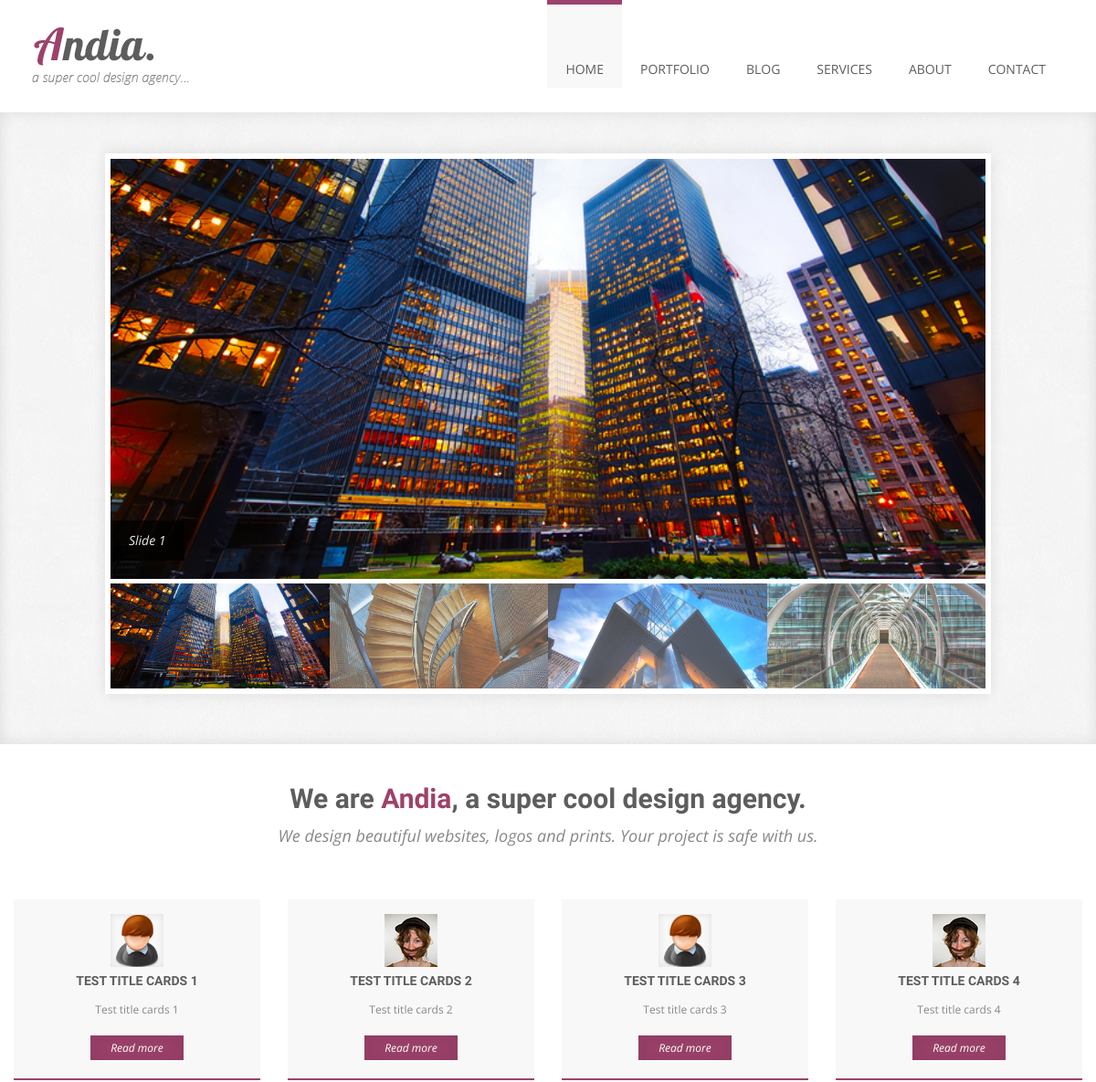
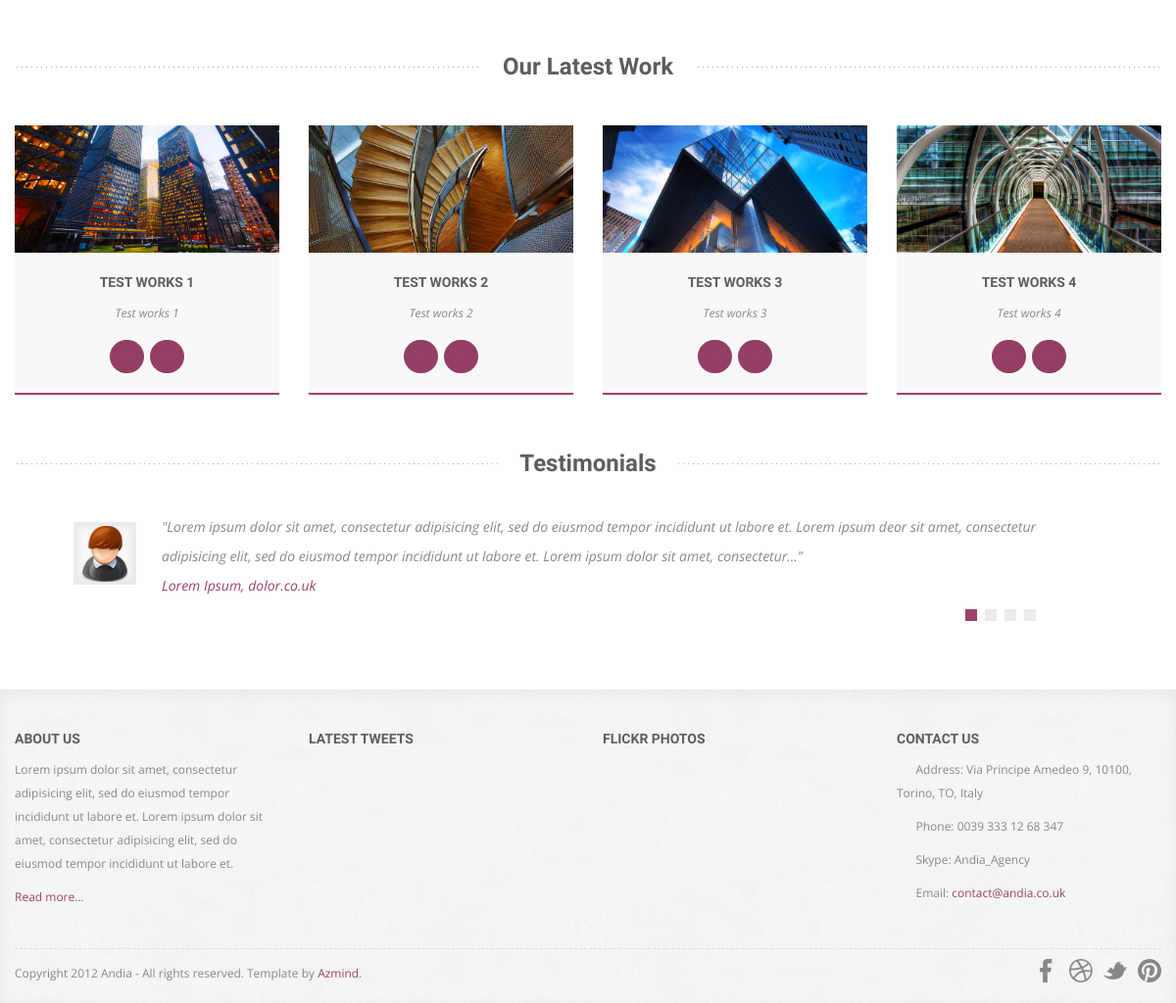
The page / on the database its author committed (2 pictures, top to bottom).
### slider/models.py (models this page shows, shortened)
class SliderModel(models.Model):
    slider_img = models.ImageField(upload_to='sliderimg/', verbose_name='Изображение')
    slider_title = models.CharField(max_length=100, verbose_name='Заголовок')
    class Meta:
        verbose_name = 'Слайд'
        verbose_name_plural = 'Слайды'

class CardsBenefitsModel(models.Model):
    cards_img = models.ImageField(upload_to='cards/', verbose_name='Изображение карточки')
    cards_title = models.CharField(max_length=120, verbose_name='Заголовок карточки')
    cards_descriptions = models.CharField(max_length=255, verbose_name='Описание карточки')
    class Meta:
        verbose_name = 'Карточка'
        verbose_name_plural = 'Карточки'

class LatestWork(models.Model):
    latest_img = models.ImageField(upload_to='latest/', verbose_name='Изображение работ')
    latest_title = models.CharField(max_length=100, verbose_name='Заголовок')
    latest_description = models.CharField(max_length=255, verbose_name='Описание работ')
    class Meta:
        verbose_name = 'Последняя работа'
        verbose_name_plural = 'Последние работы'

### slider/views.py (the view)
# urls.py: path('', index, name='home')
def index(request):
    sliders = SliderModel.objects.all()
    cards = CardsBenefitsModel.objects.all()
    latest_works = LatestWork.objects.all()
    context = {
        'sliders': sliders,
        'cards': cards,
        'latest_works': latest_works,
    }
    return render(request, 'slider/index.html', context)

### slider/templates/slider/index.html (shortened to what this page needs)
{% extends 'slider/base.html' %}
{% load static %}
{% block content %}
    <div class="slider">
        <div class="container">
            <div class="row">
                <div class="span10 offset1">
                    <div class="flexslider">
                        <ul class="slides">
                            {% for slider in sliders %}
                                <li data-thumb="{{ slider.slider_img.url }}">
                                    <img src="{{ slider.slider_img.url }}">
                                    <p class="flex-caption">{{ slider.slider_title }}</p>
                                </li>
                            {% endfor %}
                        </ul>
                    </div>
                </div>
            </div>
        </div>
    </div>
    <div class="presentation container">
        <h2>We are <span class="violet">Andia</span>, a super cool design agency.</h2>
        <p>We design beautiful websites, logos and prints. Your project is safe with us.</p>
    </div>
    <div class="what-we-do container">
        <div class="row">
            {% for card in cards %}
            <div class="service span3">
                    <div class="icon-awesome">
                        <img src="{{ card.cards_img.url }}" alt="">
                    </div>
                    <h4>{{ card.cards_title }}</h4>
                    <p>{{ card.cards_descriptions }}</p>
                    <a href="{% url 'services' %}">Read more</a>
            </div>
            {% endfor %}
        </div>
    </div>
    <div class="portfolio container">
        <div class="portfolio-title">
            <h3>Our Latest Work</h3>
        </div>
        <div class="row">
            {% for work in latest_works %}
            <div class="work span3">
                <img src="{{ work.latest_img.url }}" alt="">
                <h4>{{ work.latest_title }}</h4>
                <p>{{ work.latest_description }}</p>
                <div class="icon-awesome">
                    <a href="{% static 'slider/img/portfolio/work1.jpg' %}" rel="prettyPhoto"><i
                            class="icon-search"></i></a>
                    <a href="{% url 'portfolio' %}"><i class="icon-link"></i></a>
                </div>
            </div>
            {% endfor %}
        </div>
    </div>
    <div class="testimonials container">
        <div class="testimonials-title">
            <h3>Testimonials</h3>
        </div>
        <div class="row">
            <div class="testimonial-list span12">
                <div class="tabbable tabs-below">
                    <div class="tab-content">
                        <div class="tab-pane active" id="A">
                            <img src="{% static 'slider/img/testimonials/1.jpg' %}" title="" alt="">
                            <p>"Lorem ipsum dolor sit amet, consectetur adipisicing elit, sed do eiusmod tempor
                                incididunt
                                ut labore et. Lorem ipsum deor sit amet, consectetur adipisicing elit, sed do eiusmod
                                tempor incididunt ut labore et. Lorem ipsum dolor sit amet, consectetur..."<br/><span
                                        class="violet">Lorem Ipsum, dolor.co.uk</span></p>
                        </div>
                    </div>
                    <ul class="nav nav-tabs">
                        <li class="active"><a href="#A" data-toggle="tab"></a></li>
                        <li class=""><a href="#B" data-toggle="tab"></a></li>
                        <li class=""><a href="#C" data-toggle="tab"></a></li>
                        <li class=""><a href="#D" data-toggle="tab"></a></li>
                    </ul>
                </div>
            </div>
        </div>
    </div>
{% endblock %}

### slider/static/slider/css/flexslider.css (style rules this page uses)
.slides, .flex-control-nav, .flex-direction-nav { margin: 0; padding: 0; list-style: none; }
.flexslider { margin: 0; padding: 0; }
.flexslider .slides > li { display: none; -webkit-backface-visibility: hidden; }
.flexslider .slides img { width: 100%; display: block; }
.slides:after { content: "."; display: block; clear: both; visibility: hidden; line-height: 0; height: 0; }
.flexslider { margin: 0 0 60px; background: #fff; border: 4px solid #fff; position: relative; -webkit-border-radius: 4px; -moz-border-radius: 4px; -o-border-radius: 4px; border-radius: 4px; box-shadow: 0 1px 4px rgba(0,0,0,.2); -webkit-box-shadow: 0 1px 4px rgba(0,0,0,.2); -moz-box-shadow: 0 1px 4px rgba(0,0,0,.2); -o-box-shadow: 0 1px 4px rgba(0,0,0,.2); zoom: 1; }
.flexslider .slides { zoom: 1; }

### rows shown on the page
SliderModel: slider_img (picture), slider_title "Slide 1"
CardsBenefitsModel: cards_img (picture), cards_title "TEST TITLE CARDS 1", cards_descriptions "Test title cards 1"
CardsBenefitsModel: cards_img (picture), cards_title "TEST TITLE CARDS 2", cards_descriptions "Test title cards 2"
CardsBenefitsModel: cards_img (picture), cards_title "TEST TITLE CARDS 3", cards_descriptions "Test title cards 3"
CardsBenefitsModel: cards_img (picture), cards_title "TEST TITLE CARDS 4", cards_descriptions "Test title cards 4"
LatestWork: latest_img (picture), latest_title "TEST WORKS 1", latest_description "Test works 1"
LatestWork: latest_img (picture), latest_title "TEST WORKS 2", latest_description "Test works 2"
LatestWork: latest_img (picture), latest_title "TEST WORKS 3", latest_description "Test works 3"
LatestWork: latest_img (picture), latest_title "TEST WORKS 4", latest_description "Test works 4"
